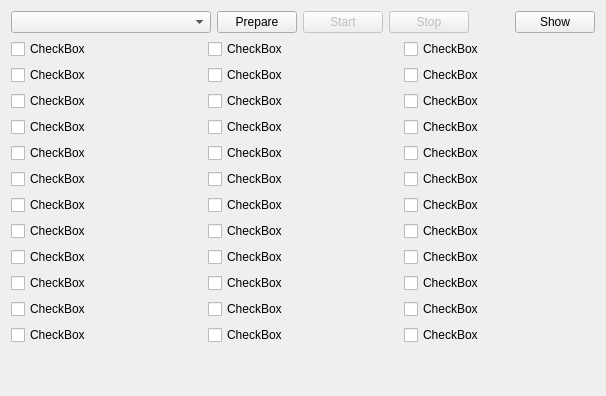
      <widget class="QWidget" name="tab">
       <attribute name="title">
        <string>PingPong</string>
       </attribute>
       <layout class="QVBoxLayout" name="verticalLayout_7">
        <item>
         <layout class="QHBoxLayout" name="horizontalLayout">
          <item>
           <widget class="QComboBox" name="comboBoxPPGames">
            <property name="minimumSize">
             <size>
              <width>200</width>
              <height>0</height>
             </size>
            </property>
           </widget>
          </item>
          <item>
           <widget class="QPushButton" name="pushButtonPPPrepare">
            <property name="text">
             <string>Prepare</string>
            </property>
           </widget>
          </item>
          <item>
           <widget class="QPushButton" name="pushButtonPPStart">
            <property name="enabled">
             <bool>false</bool>
            </property>
            <property name="text">
             <string>Start</string>
            </property>
           </widget>
          </item>
          <item>
           <widget class="QPushButton" name="pushButtonPPStop">
            <property name="enabled">
             <bool>false</bool>
            </property>
            <property name="text">
             <string>Stop</string>
            </property>
           </widget>
          </item>
          <item>
           <spacer name="horizontalSpacer_7">
            <property name="orientation">
             <enum>Qt::Horizontal</enum>
            </property>
            <property name="sizeHint" stdset="0">
             <size>
              <width>40</width>
              <height>20</height>
             </size>
            </property>
           </spacer>
          </item>
          <item>
           <widget class="QPushButton" name="pushButtonShowPingPong">
            <property name="text">
             <string>Show</string>
            </property>
           </widget>
          </item>
         </layout>
        </item>
        <item>
         <layout class="QGridLayout" name="gridLayout_6">
          <item row="0" column="0">
           <widget class="QCheckBox" name="checkBoxPP01">
            <property name="text">
             <string>CheckBox</string>
            </property>
           </widget>
          </item>
          <item row="1" column="0">
           <widget class="QCheckBox" name="checkBoxPP02">
            <property name="text">
             <string>CheckBox</string>
            </property>
           </widget>
          </item>
          <item row="3" column="0">
           <widget class="QCheckBox" name="checkBoxPP04">
            <property name="text">
             <string>CheckBox</string>
            </property>
           </widget>
          </item>
          <item row="4" column="0">
           <widget class="QCheckBox" name="checkBoxPP05">
            <property name="text">
             <string>CheckBox</string>
            </property>
           </widget>
          </item>
          <item row="5" column="0">
           <widget class="QCheckBox" name="checkBoxPP06">
            <property name="text">
             <string>CheckBox</string>
            </property>
           </widget>
          </item>
          <item row="2" column="0">
           <widget class="QCheckBox" name="checkBoxPP03">
            <property name="text">
             <string>CheckBox</string>
            </property>
           </widget>
          </item>
          <item row="6" column="0">
           <widget class="QCheckBox" name="checkBoxPP07">
            <property name="text">
             <string>CheckBox</string>
            </property>
           </widget>
          </item>
          <item row="7" column="0">
           <widget class="QCheckBox" name="checkBoxPP08">
            <property name="text">
             <string>CheckBox</string>
            </property>
           </widget>
          </item>
          <item row="8" column="0">
           <widget class="QCheckBox" name="checkBoxPP09">
            <property name="text">
             <string>CheckBox</string>
            </property>
           </widget>
          </item>
          <item row="9" column="0">
           <widget class="QCheckBox" name="checkBoxPP10">
            <property name="text">
             <string>CheckBox</string>
            </property>
           </widget>
          </item>
          <item row="10" column="0">
           <widget class="QCheckBox" name="checkBoxPP11">
            <property name="text">
             <string>CheckBox</string>
            </property>
           </widget>
          </item>
          <item row="11" column="0">
           <widget class="QCheckBox" name="checkBoxPP12">
            <property name="text">
             <string>CheckBox</string>
            </property>
           </widget>
          </item>
          <item row="0" column="1">
           <widget class="QCheckBox" name="checkBoxPP13">
            <property name="text">
             <string>CheckBox</string>
            </property>
           </widget>
          </item>
          <item row="1" column="1">
           <widget class="QCheckBox" name="checkBoxPP14">
            <property name="text">
             <string>CheckBox</string>
            </property>
           </widget>
          </item>
          <item row="2" column="1">
           <widget class="QCheckBox" name="checkBoxPP15">
            <property name="text">
             <string>CheckBox</string>
            </property>
           </widget>
          </item>
          <item row="3" column="1">
           <widget class="QCheckBox" name="checkBoxPP16">
            <property name="text">
             <string>CheckBox</string>
            </property>
           </widget>
          </item>
          <item row="4" column="1">
           <widget class="QCheckBox" name="checkBoxPP17">
            <property name="text">
             <string>CheckBox</string>
            </property>
           </widget>
          </item>
          <item row="5" column="1">
           <widget class="QCheckBox" name="checkBoxPP18">
            <property name="text">
             <string>CheckBox</string>
            </property>
           </widget>
          </item>
          <item row="6" column="1">
           <widget class="QCheckBox" name="checkBoxPP19">
            <property name="text">
             <string>CheckBox</string>
            </property>
           </widget>
          </item>
          <item row="7" column="1">
           <widget class="QCheckBox" name="checkBoxPP20">
            <property name="text">
             <string>CheckBox</string>
            </property>
           </widget>
          </item>
          <item row="8" column="1">
           <widget class="QCheckBox" name="checkBoxPP21">
            <property name="text">
             <string>CheckBox</string>
            </property>
           </widget>
          </item>
          <item row="9" column="1">
           <widget class="QCheckBox" name="checkBoxPP22">
            <property name="text">
             <string>CheckBox</string>
            </property>
           </widget>
          </item>
          <item row="10" column="1">
           <widget class="QCheckBox" name="checkBoxPP23">
            <property name="text">
             <string>CheckBox</string>
            </property>
           </widget>
          </item>
          <item row="11" column="1">
           <widget class="QCheckBox" name="checkBoxPP24">
            <property name="text">
             <string>CheckBox</string>
            </property>
           </widget>
          </item>
          <item row="0" column="2">
           <widget class="QCheckBox" name="checkBoxPP25">
            <property name="text">
             <string>CheckBox</string>
            </property>
           </widget>
          </item>
          <item row="1" column="2">
           <widget class="QCheckBox" name="checkBoxPP26">
            <property name="text">
             <string>CheckBox</string>
            </property>
           </widget>
          </item>
          <item row="2" column="2">
           <widget class="QCheckBox" name="checkBoxPP27">
            <property name="text">
             <string>CheckBox</string>
            </property>
           </widget>
          </item>
          <item row="3" column="2">
           <widget class="QCheckBox" name="checkBoxPP28">
            <property name="text">
             <string>CheckBox</string>
            </property>
           </widget>
          </item>
          <item row="4" column="2">
           <widget class="QCheckBox" name="checkBoxPP29">
            <property name="text">
             <string>CheckBox</string>
            </property>
           </widget>
          </item>
          <item row="5" column="2">
           <widget class="QCheckBox" name="checkBoxPP30">
            <property name="text">
             <string>CheckBox</string>
            </property>
           </widget>
          </item>
          <item row="6" column="2">
           <widget class="QCheckBox" name="checkBoxPP31">
            <property name="text">
             <string>CheckBox</string>
            </property>
           </widget>
          </item>
          <item row="7" column="2">
           <widget class="QCheckBox" name="checkBoxPP32">
            <property name="text">
             <string>CheckBox</string>
            </property>
           </widget>
          </item>
          <item row="8" column="2">
           <widget class="QCheckBox" name="checkBoxPP33">
            <property name="text">
             <string>CheckBox</string>
            </property>
           </widget>
          </item>
          <item row="9" column="2">
           <widget class="QCheckBox" name="checkBoxPP34">
            <property name="text">
             <string>CheckBox</string>
            </property>
           </widget>
          </item>
          <item row="10" column="2">
           <widget class="QCheckBox" name="checkBoxPP35">
            <property name="text">
             <string>CheckBox</string>
            </property>
           </widget>
          </item>
          <item row="11" column="2">
           <widget class="QCheckBox" name="checkBoxPP36">
            <property name="text">
             <string>CheckBox</string>
            </property>
           </widget>
          </item>
         </layout>
        </item>
        <item>
         <spacer name="verticalSpacer_6">
          <property name="orientation">
           <enum>Qt::Vertical</enum>
          </property>
          <property name="sizeHint" stdset="0">
           <size>
            <width>20</width>
            <height>40</height>
           </size>
          </property>
         </spacer>
        </item>
       </layout>
      </widget>
